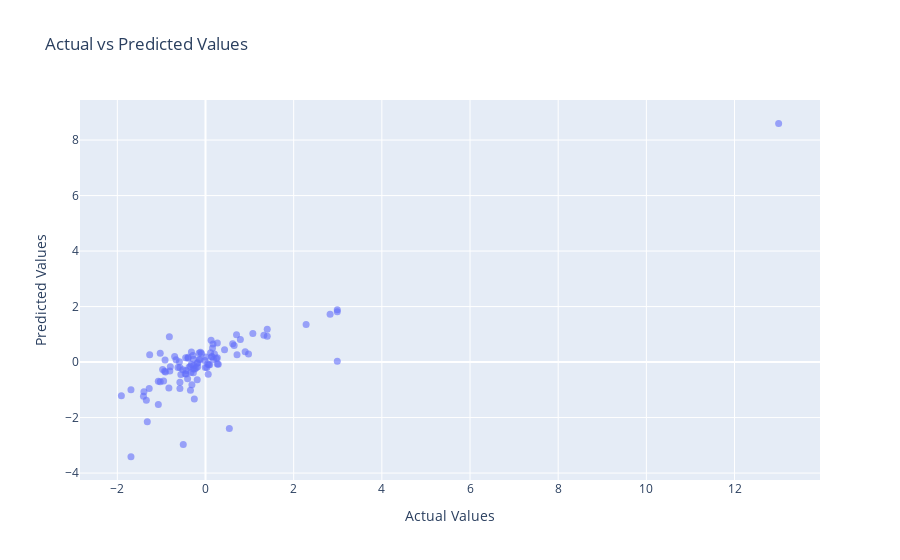

The code cell stored with this chart in its notebook:
### Markdown cell above
## Visualization

### Code cell
# Scatter plot dengan hover
fig = px.scatter(
    x=y_test, 
    y=y_pred, 
    labels={"x": "Actual Values", "y": "Predicted Values"},
    title="Actual vs Predicted Values"
)
fig.update_traces(
    mode="markers", 
    marker=dict(size=7, opacity=0.6), 
    hovertemplate="Actual: %{x}<br>Predicted: %{y}"
)
fig.show()
